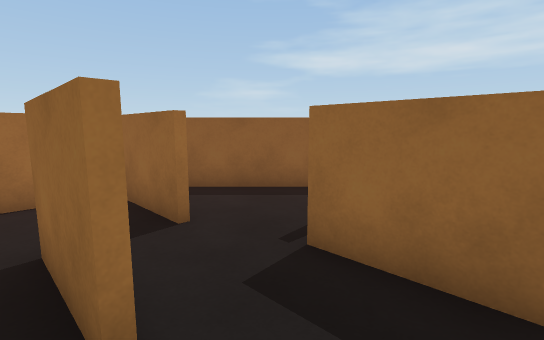
view 1 (above)

16 first-person views from a walk through a 3-D level made in the Unity game engine. The camera is 1.5 m above the floor, tilts 8° down and sees 85° across. The floor is counted in squares, 1 m on a side. Each view is taken from the middle of a square. On the plan, view 1 faces up. The plan holds only what a view shows up to about 15 squares ahead; the rest is blank. Some animated figures are left out.

view 2
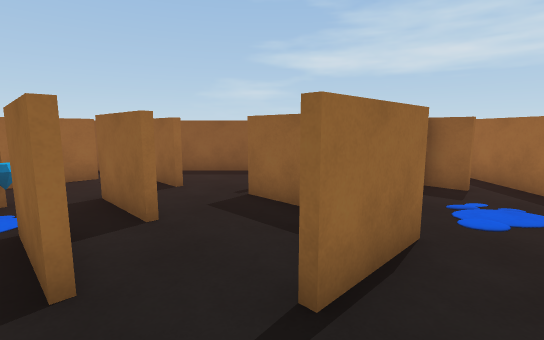

view 3
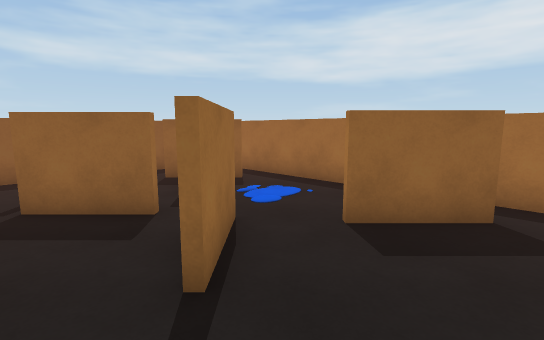

view 4
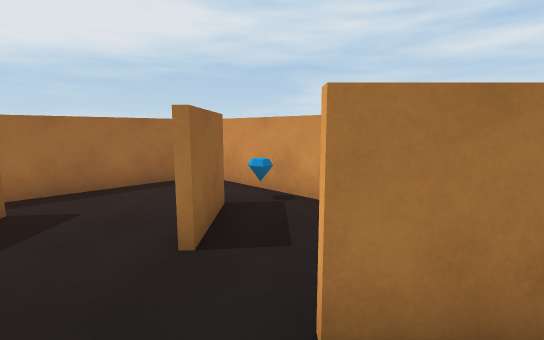

view 5
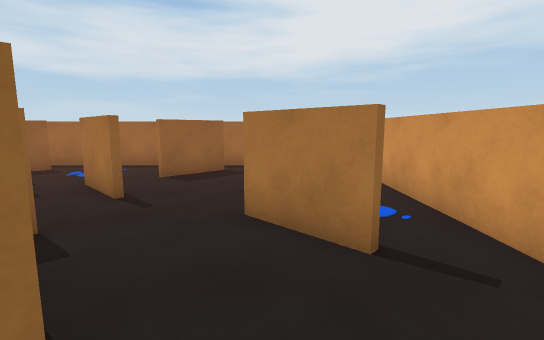

view 6
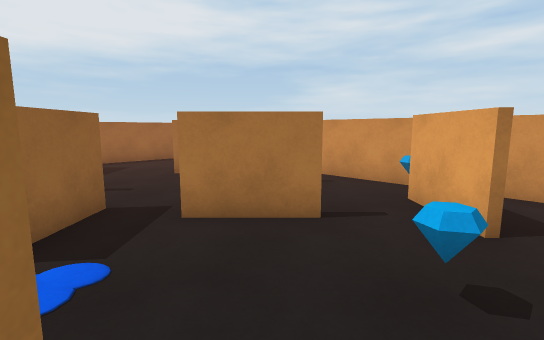

view 7
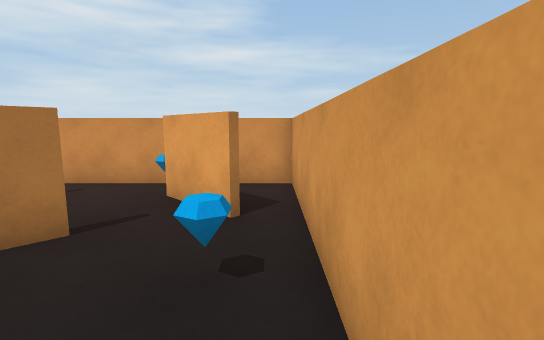

view 8
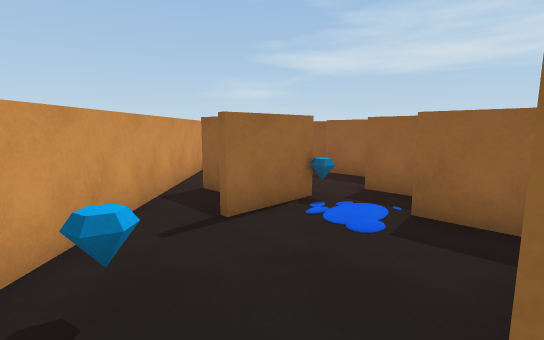

view 9
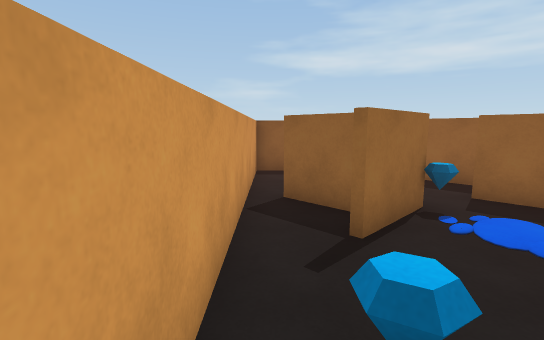

view 10
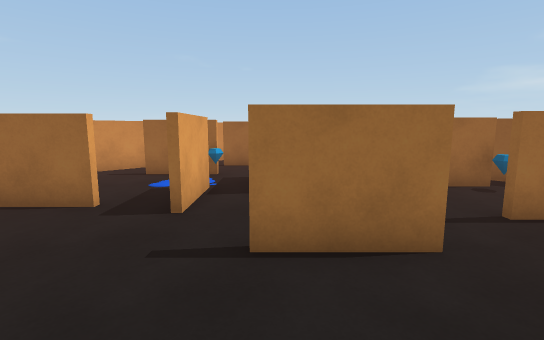

view 11
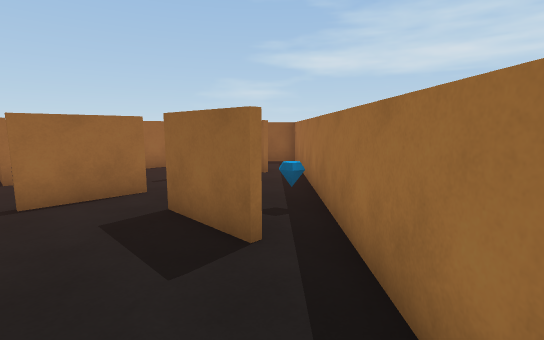

view 12
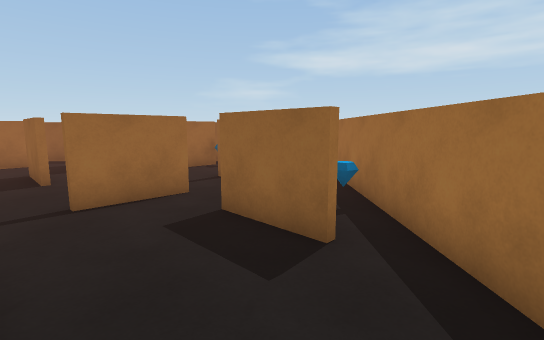

view 13
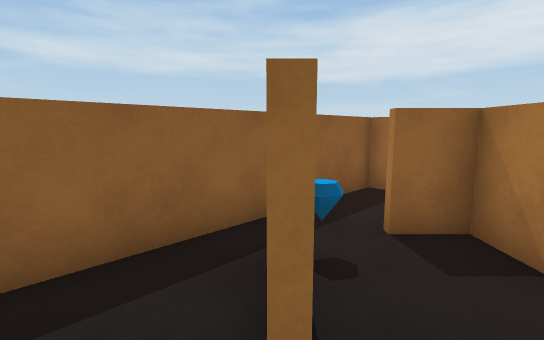

view 14
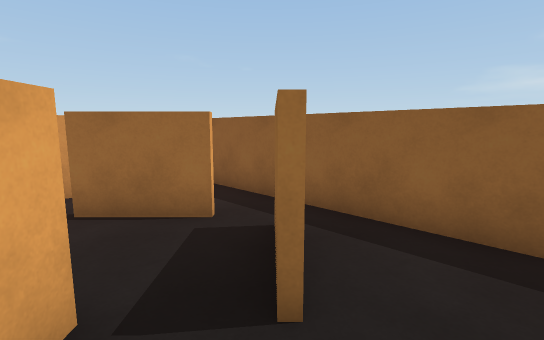

view 15
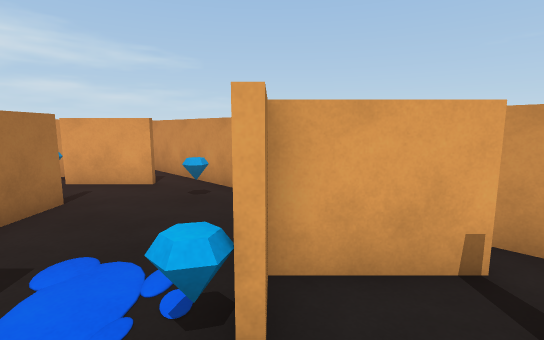

view 16
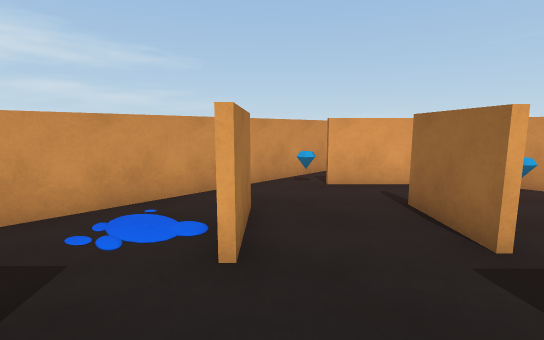

### Floor plan
Key: @ floor where view 1 was taken; # wall or solid block; x gap in a wall; . floor; = window, fence, low wall or low ledge; T thing the floor can be seen under or through; O other object.
Columns run from 8 left of view 1 to 7 right of it. Each row starts with its distance up from view 1.
  8 ################
  7 #..............#
  6 #..#x##..=#O#..#
  5 #.##..#..##.##.#
  4 #.x......x.###x#
  3 #x#.#xT..###...#
  2 #.###.TT..x....#
  1 #.#...T...##...#
  0 #.....TT@##...O#
 -1 #....TTT.....#.#
 -2 #.O.TTT......#x#
 -3 #...#..........#
 -4 #.#....##..#...#
 -5 #.##...#...#...#
 -6 #..#O.......O..#
 -7 ################

Where each view was taken, in squares from view 1:
view 1: 0 up, 0 right, facing up
view 2: 3 down, 1 right, facing up
view 3: 3 down, 0 right, facing up-right
view 4: 2 down, 1 left, facing down-right
view 5: 4 down, 5 left, facing right
view 6: 1 up, 7 left, facing down-right
view 7: 1 up, 7 left, facing down
view 8: 4 down, 5 left, facing up
view 9: 3 down, 7 left, facing up
view 10: 3 down, 4 right, facing up-left
view 11: 6 down, 6 right, facing up
view 12: 6 down, 5 right, facing up
view 13: 4 up, 0 right, facing up-right
view 14: 3 up, 0 right, facing up-left
view 15: 4 up, 3 left, facing down-left
view 16: 1 down, 2 right, facing down-left
